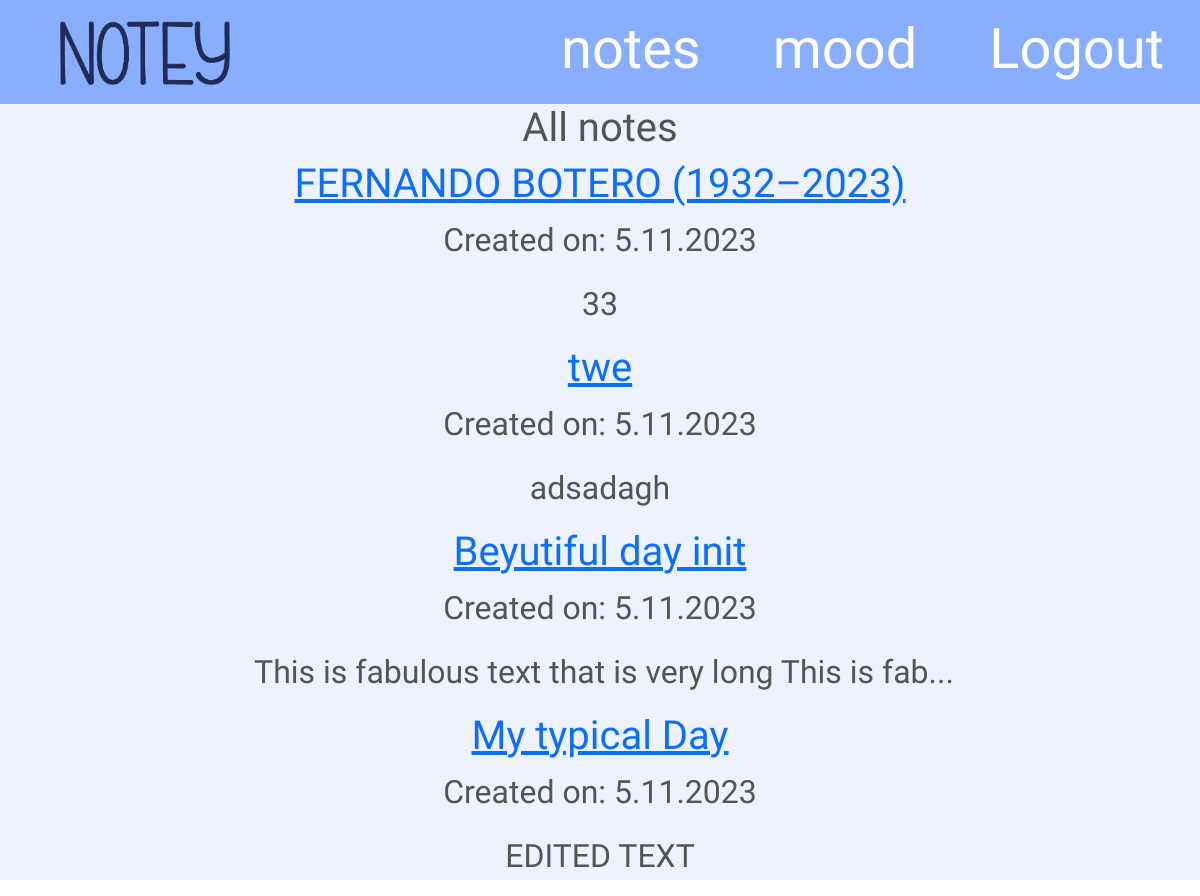
Page /note/ (signed in) on the earlier database version.
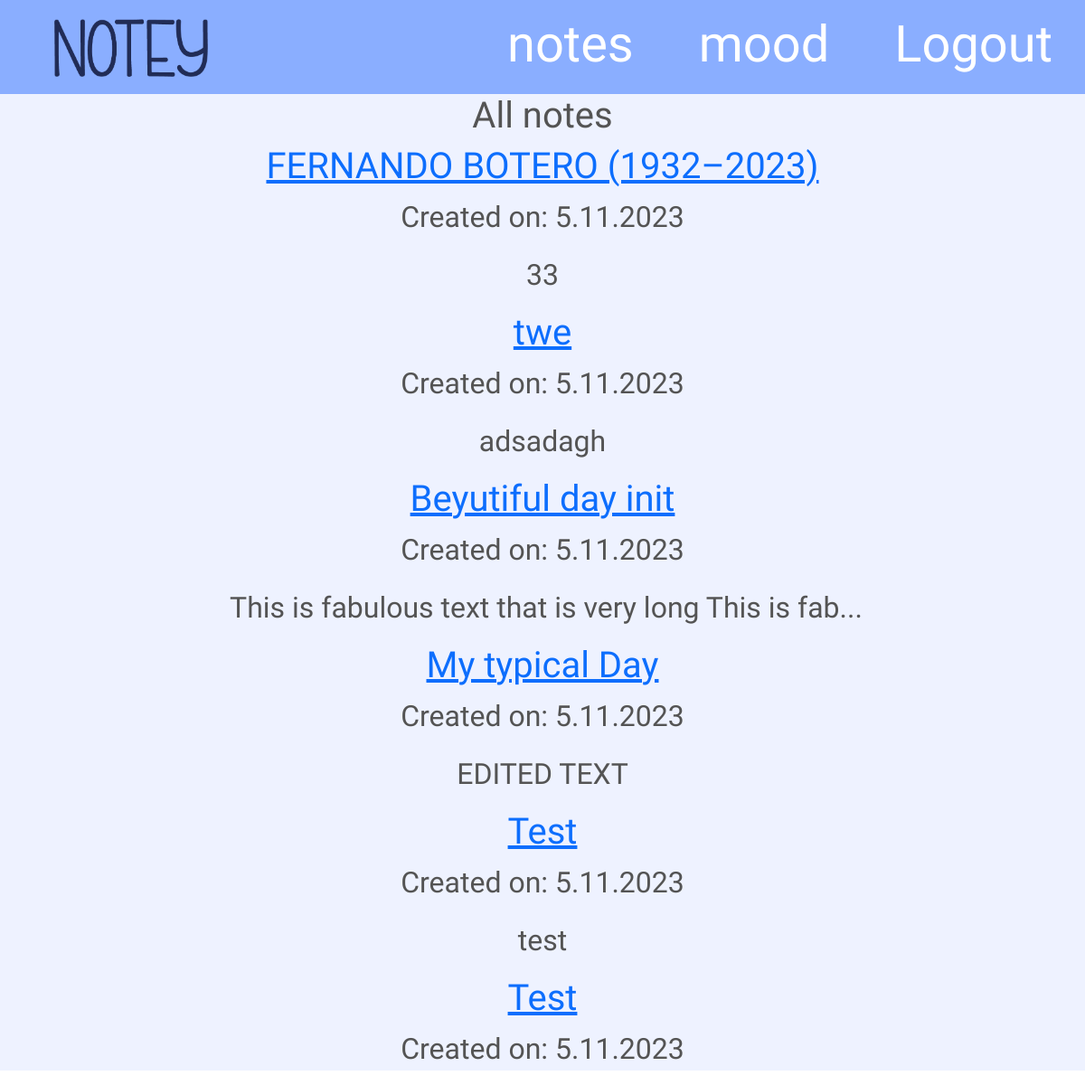
Same page on the later database version.
### notey_app/models.py (models this page shows, shortened)
class Note(models.Model):
    create_date = models.DateTimeField(default=timezone.now)
    category = models.CharField(max_length=100)
    title = models.CharField(max_length=225)
    text = models.TextField(blank=True, null=True)
    author = models.ForeignKey(User, on_delete=models.CASCADE, null=True, blank=True)

### notey_app/views.py (the view)
# urls.py: path('note/', views.NoteListView.as_view(), name='all_notes'),
class NoteListView(LoginRequiredMixin, ListView):
    login_url = 'login/'
    redirect_field_name = 'notey_app/note_detail.html'  # redirect to detail view
    model = Note
    def get_context_data(self, **kwargs):
        context = super().get_context_data(**kwargs)
        user = self.request.user
        user_notes = Note.objects.filter(author=user)
        context['user_has_notes'] = user_notes.exists()
        return context
    def get_queryset(self):
        return Note.objects.filter(author=self.request.user).order_by('-create_date')
    """
    with get query set - set SQL query in model.
    Grab post model.all objects and filter them based on condition.
    """

### notey_app/templates/notey_app/note_list.html (shortened to what this page needs)
{% extends "notey_app/base.html" %}
{% block body_block %}
<div class="color_text patric-font text-center normal-text">
    <h1>All notes </h1>
     {% if user_has_notes %}
          {% for n in object_list %}
            <div class="note">
                <h1><a class="" href="{% url 'notey_app:note_detail' pk=n.pk %}">{{ n.title }}</a></h1>
                <p>Created on: {{ n.create_date|date:"j.n.Y" }}</p>
                 <p>
                     {% if n.text|length > 60 %}
                        {{ n.text|slice:":60"|safe|linebreaksbr  }}...
                    {% else %}
                        {{ n.text|safe|linebreaksbr }}
                    {% endif %}
                 </p>
            </div>
          {% endfor %}
    {% else %}
        <p> You don't have any notes yet! </p>
    {% endif %}
</div>
{% endblock %}

Differences in the rows shown:
added Note: title "Test", create_date "5.11.2023", text "test"
added Note: title "Test", create_date "5.11.2023"
